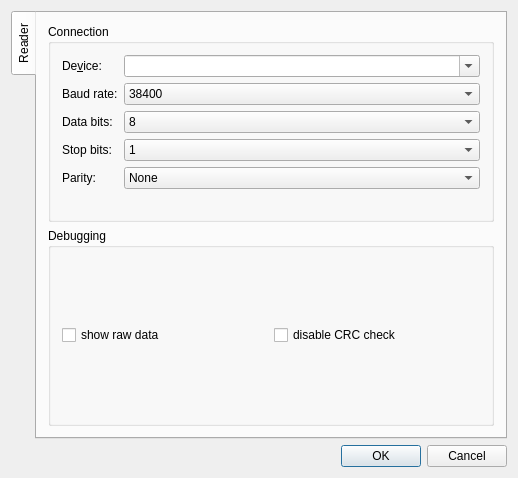
<?xml version="1.0" encoding="UTF-8"?>
<ui version="4.0">
 <class>DlgSettings</class>
 <widget class="QDialog" name="DlgSettings">
  <property name="geometry">
   <rect>
    <x>0</x>
    <y>0</y>
    <width>518</width>
    <height>478</height>
   </rect>
  </property>
  <property name="windowTitle">
   <string>CuteCom</string>
  </property>
  <layout class="QVBoxLayout">
   <item>
    <widget class="QTabWidget" name="tabWidget">
     <property name="tabPosition">
      <enum>QTabWidget::West</enum>
     </property>
     <property name="currentIndex">
      <number>0</number>
     </property>
     <widget class="QWidget" name="tabComm">
      <attribute name="title">
       <string>Reader</string>
      </attribute>
      <layout class="QVBoxLayout" name="verticalLayout">
       <item>
        <widget class="QGroupBox" name="groupBox">
         <property name="title">
          <string>Connection</string>
         </property>
         <layout class="QFormLayout" name="formLayout">
          <item row="0" column="0">
           <widget class="QLabel" name="textLabel1">
            <property name="text">
             <string>De&amp;vice:</string>
            </property>
            <property name="wordWrap">
             <bool>false</bool>
            </property>
            <property name="buddy">
             <cstring>lstDevice</cstring>
            </property>
           </widget>
          </item>
          <item row="1" column="0">
           <widget class="QLabel" name="textLabel2">
            <property name="text">
             <string>Baud rate:</string>
            </property>
            <property name="wordWrap">
             <bool>false</bool>
            </property>
            <property name="buddy">
             <cstring>lstBaudRate</cstring>
            </property>
           </widget>
          </item>
          <item row="1" column="1">
           <widget class="QComboBox" name="lstBaudRate">
            <property name="currentIndex">
             <number>0</number>
            </property>
            <item>
             <property name="text">
              <string>38400</string>
             </property>
            </item>
            <item>
             <property name="text">
              <string>4800</string>
             </property>
            </item>
           </widget>
          </item>
          <item row="2" column="0">
           <widget class="QLabel" name="textLabel3">
            <property name="text">
             <string>Data bits:</string>
            </property>
            <property name="wordWrap">
             <bool>false</bool>
            </property>
            <property name="buddy">
             <cstring>lstDataBits</cstring>
            </property>
           </widget>
          </item>
          <item row="2" column="1">
           <widget class="QComboBox" name="lstDataBits">
            <property name="currentIndex">
             <number>0</number>
            </property>
            <item>
             <property name="text">
              <string>8</string>
             </property>
            </item>
            <item>
             <property name="text">
              <string>7</string>
             </property>
            </item>
            <item>
             <property name="text">
              <string>6</string>
             </property>
            </item>
            <item>
             <property name="text">
              <string>5</string>
             </property>
            </item>
           </widget>
          </item>
          <item row="3" column="0">
           <widget class="QLabel" name="textLabel5">
            <property name="text">
             <string>Stop bits:</string>
            </property>
            <property name="wordWrap">
             <bool>false</bool>
            </property>
            <property name="buddy">
             <cstring>lstStopBits</cstring>
            </property>
           </widget>
          </item>
          <item row="3" column="1">
           <widget class="QComboBox" name="lstStopBits">
            <item>
             <property name="text">
              <string>1</string>
             </property>
            </item>
            <item>
             <property name="text">
              <string>2</string>
             </property>
            </item>
           </widget>
          </item>
          <item row="4" column="0">
           <widget class="QLabel" name="textLabel4">
            <property name="text">
             <string>Parity:</string>
            </property>
            <property name="wordWrap">
             <bool>false</bool>
            </property>
            <property name="buddy">
             <cstring>lstParity</cstring>
            </property>
           </widget>
          </item>
          <item row="4" column="1">
           <widget class="QComboBox" name="lstParity">
            <item>
             <property name="text">
              <string>None</string>
             </property>
            </item>
            <item>
             <property name="text">
              <string>Odd</string>
             </property>
            </item>
            <item>
             <property name="text">
              <string>Even</string>
             </property>
            </item>
            <item>
             <property name="text">
              <string>Mark</string>
             </property>
            </item>
            <item>
             <property name="text">
              <string>Space</string>
             </property>
            </item>
           </widget>
          </item>
          <item row="0" column="1">
           <widget class="QComboBox" name="lstDevice">
            <property name="sizePolicy">
             <sizepolicy hsizetype="Expanding" vsizetype="Fixed">
              <horstretch>0</horstretch>
              <verstretch>0</verstretch>
             </sizepolicy>
            </property>
            <property name="editable">
             <bool>true</bool>
            </property>
           </widget>
          </item>
         </layout>
        </widget>
       </item>
       <item>
        <widget class="QGroupBox" name="groupBox_2">
         <property name="title">
          <string>Debugging</string>
         </property>
         <layout class="QGridLayout" name="gridLayout">
          <item row="0" column="0">
           <widget class="QCheckBox" name="chkShowRawComData">
            <property name="text">
             <string>show raw data</string>
            </property>
           </widget>
          </item>
          <item row="0" column="1">
           <widget class="QCheckBox" name="chkDisableCRCCheck">
            <property name="text">
             <string>disable CRC check</string>
            </property>
           </widget>
          </item>
         </layout>
        </widget>
       </item>
      </layout>
     </widget>
    </widget>
   </item>
   <item>
    <widget class="QDialogButtonBox" name="buttonBox">
     <property name="standardButtons">
      <set>QDialogButtonBox::Cancel|QDialogButtonBox::Ok</set>
     </property>
    </widget>
   </item>
  </layout>
 </widget>
 <layoutdefault spacing="6" margin="11"/>
 <tabstops>
  <tabstop>lstDevice</tabstop>
  <tabstop>lstBaudRate</tabstop>
  <tabstop>lstDataBits</tabstop>
  <tabstop>lstStopBits</tabstop>
 </tabstops>
 <resources/>
 <connections/>
</ui>
